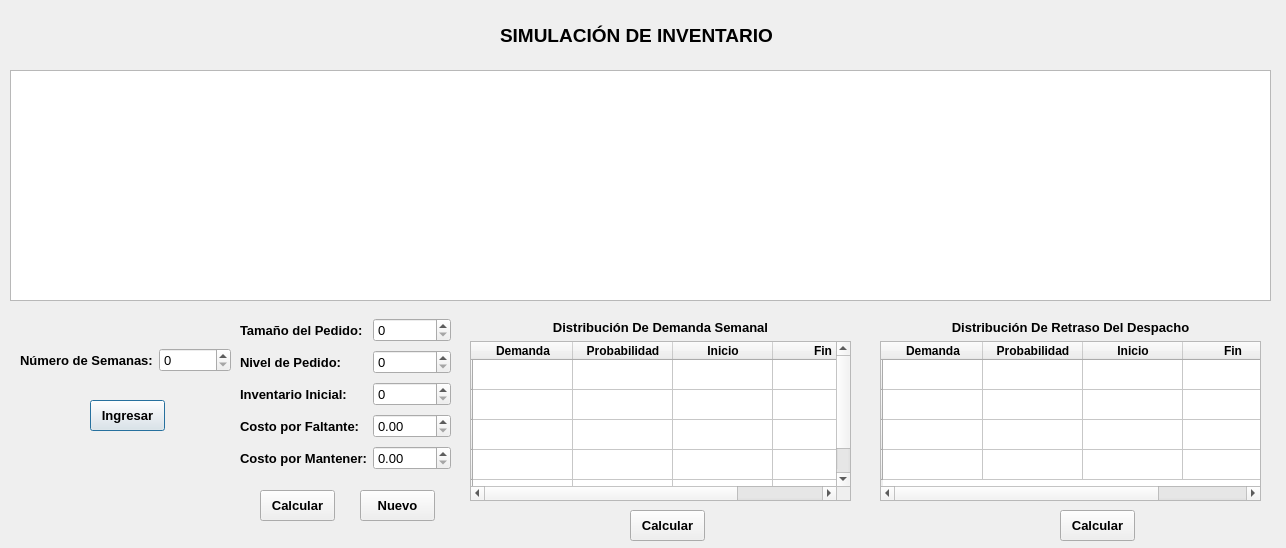
<?xml version="1.0" encoding="UTF-8"?>
<ui version="4.0">
 <class>Dialog</class>
 <widget class="QDialog" name="Dialog">
  <property name="geometry">
   <rect>
    <x>0</x>
    <y>0</y>
    <width>1286</width>
    <height>548</height>
   </rect>
  </property>
  <property name="windowTitle">
   <string>Inventario</string>
  </property>
  <widget class="QPushButton" name="btnIngresar">
   <property name="geometry">
    <rect>
     <x>90</x>
     <y>400</y>
     <width>75</width>
     <height>31</height>
    </rect>
   </property>
   <property name="font">
    <font>
     <pointsize>10</pointsize>
     <weight>75</weight>
     <bold>true</bold>
    </font>
   </property>
   <property name="text">
    <string>Ingresar</string>
   </property>
  </widget>
  <widget class="QPushButton" name="btnNuevo">
   <property name="geometry">
    <rect>
     <x>360</x>
     <y>490</y>
     <width>75</width>
     <height>31</height>
    </rect>
   </property>
   <property name="font">
    <font>
     <pointsize>10</pointsize>
     <weight>75</weight>
     <bold>true</bold>
    </font>
   </property>
   <property name="text">
    <string>Nuevo</string>
   </property>
  </widget>
  <widget class="QPushButton" name="btnDemanda">
   <property name="geometry">
    <rect>
     <x>630</x>
     <y>510</y>
     <width>75</width>
     <height>31</height>
    </rect>
   </property>
   <property name="font">
    <font>
     <pointsize>10</pointsize>
     <weight>75</weight>
     <bold>true</bold>
    </font>
   </property>
   <property name="text">
    <string>Calcular</string>
   </property>
  </widget>
  <widget class="QPushButton" name="btnRetraso">
   <property name="geometry">
    <rect>
     <x>1060</x>
     <y>510</y>
     <width>75</width>
     <height>31</height>
    </rect>
   </property>
   <property name="font">
    <font>
     <pointsize>10</pointsize>
     <weight>75</weight>
     <bold>true</bold>
    </font>
   </property>
   <property name="text">
    <string>Calcular</string>
   </property>
  </widget>
  <widget class="QWidget" name="layoutWidget">
   <property name="geometry">
    <rect>
     <x>240</x>
     <y>316</y>
     <width>211</width>
     <height>161</height>
    </rect>
   </property>
   <layout class="QGridLayout" name="gridLayout">
    <item row="0" column="0">
     <widget class="QLabel" name="label">
      <property name="font">
       <font>
        <pointsize>10</pointsize>
        <weight>75</weight>
        <bold>true</bold>
       </font>
      </property>
      <property name="text">
       <string>Tamaño del Pedido:</string>
      </property>
     </widget>
    </item>
    <item row="0" column="1">
     <widget class="QSpinBox" name="txtTamPedido">
      <property name="font">
       <font>
        <pointsize>10</pointsize>
       </font>
      </property>
     </widget>
    </item>
    <item row="1" column="0">
     <widget class="QLabel" name="label_2">
      <property name="font">
       <font>
        <pointsize>10</pointsize>
        <weight>75</weight>
        <bold>true</bold>
       </font>
      </property>
      <property name="text">
       <string>Nivel de Pedido:</string>
      </property>
     </widget>
    </item>
    <item row="1" column="1">
     <widget class="QSpinBox" name="txtNivelPedido">
      <property name="font">
       <font>
        <pointsize>10</pointsize>
       </font>
      </property>
     </widget>
    </item>
    <item row="2" column="0">
     <widget class="QLabel" name="label_3">
      <property name="font">
       <font>
        <pointsize>10</pointsize>
        <weight>75</weight>
        <bold>true</bold>
       </font>
      </property>
      <property name="text">
       <string>Inventario Inicial:</string>
      </property>
     </widget>
    </item>
    <item row="2" column="1">
     <widget class="QSpinBox" name="txtInvInicial">
      <property name="font">
       <font>
        <pointsize>10</pointsize>
       </font>
      </property>
     </widget>
    </item>
    <item row="3" column="0">
     <widget class="QLabel" name="label_5">
      <property name="font">
       <font>
        <pointsize>10</pointsize>
        <weight>75</weight>
        <bold>true</bold>
       </font>
      </property>
      <property name="text">
       <string>Costo por Faltante:</string>
      </property>
     </widget>
    </item>
    <item row="3" column="1">
     <widget class="QDoubleSpinBox" name="txtFaltante">
      <property name="font">
       <font>
        <pointsize>10</pointsize>
       </font>
      </property>
     </widget>
    </item>
    <item row="4" column="0">
     <widget class="QLabel" name="label_4">
      <property name="font">
       <font>
        <pointsize>10</pointsize>
        <weight>75</weight>
        <bold>true</bold>
       </font>
      </property>
      <property name="text">
       <string>Costo por Mantener:</string>
      </property>
     </widget>
    </item>
    <item row="4" column="1">
     <widget class="QDoubleSpinBox" name="txtCH">
      <property name="font">
       <font>
        <pointsize>10</pointsize>
       </font>
      </property>
     </widget>
    </item>
   </layout>
  </widget>
  <widget class="QWidget" name="layoutWidget_2">
   <property name="geometry">
    <rect>
     <x>880</x>
     <y>320</y>
     <width>381</width>
     <height>181</height>
    </rect>
   </property>
   <layout class="QGridLayout" name="gridLayout_4">
    <item row="1" column="0">
     <widget class="QTableWidget" name="tablaRetraso">
      <row>
       <property name="text">
        <string/>
       </property>
      </row>
      <row>
       <property name="text">
        <string/>
       </property>
      </row>
      <row>
       <property name="text">
        <string/>
       </property>
      </row>
      <row>
       <property name="text">
        <string/>
       </property>
      </row>
      <column>
       <property name="text">
        <string>Demanda</string>
       </property>
       <property name="font">
        <font>
         <pointsize>9</pointsize>
         <weight>75</weight>
         <bold>true</bold>
        </font>
       </property>
      </column>
      <column>
       <property name="text">
        <string>Probabilidad</string>
       </property>
       <property name="font">
        <font>
         <pointsize>9</pointsize>
         <weight>75</weight>
         <bold>true</bold>
        </font>
       </property>
      </column>
      <column>
       <property name="text">
        <string>Inicio</string>
       </property>
       <property name="font">
        <font>
         <pointsize>9</pointsize>
         <weight>75</weight>
         <bold>true</bold>
        </font>
       </property>
      </column>
      <column>
       <property name="text">
        <string>Fin</string>
       </property>
       <property name="font">
        <font>
         <pointsize>9</pointsize>
         <weight>75</weight>
         <bold>true</bold>
        </font>
       </property>
      </column>
     </widget>
    </item>
    <item row="0" column="0">
     <widget class="QLabel" name="label_8">
      <property name="font">
       <font>
        <pointsize>10</pointsize>
        <weight>75</weight>
        <bold>true</bold>
       </font>
      </property>
      <property name="text">
       <string>Distribución De Retraso Del Despacho</string>
      </property>
      <property name="alignment">
       <set>Qt::AlignCenter</set>
      </property>
     </widget>
    </item>
   </layout>
  </widget>
  <widget class="QPushButton" name="btnCalcular">
   <property name="geometry">
    <rect>
     <x>260</x>
     <y>490</y>
     <width>75</width>
     <height>31</height>
    </rect>
   </property>
   <property name="font">
    <font>
     <pointsize>10</pointsize>
     <weight>75</weight>
     <bold>true</bold>
    </font>
   </property>
   <property name="text">
    <string>Calcular</string>
   </property>
  </widget>
  <widget class="QWidget" name="layoutWidget_3">
   <property name="geometry">
    <rect>
     <x>20</x>
     <y>340</y>
     <width>211</width>
     <height>41</height>
    </rect>
   </property>
   <layout class="QGridLayout" name="gridLayout_3">
    <item row="0" column="0">
     <widget class="QLabel" name="label_6">
      <property name="font">
       <font>
        <pointsize>10</pointsize>
        <weight>75</weight>
        <bold>true</bold>
       </font>
      </property>
      <property name="text">
       <string>Número de Semanas:</string>
      </property>
     </widget>
    </item>
    <item row="0" column="1">
     <widget class="QSpinBox" name="txtSemanas">
      <property name="font">
       <font>
        <pointsize>10</pointsize>
        <weight>50</weight>
        <bold>false</bold>
       </font>
      </property>
     </widget>
    </item>
   </layout>
  </widget>
  <widget class="QTableWidget" name="tablaInventario">
   <property name="geometry">
    <rect>
     <x>10</x>
     <y>70</y>
     <width>1261</width>
     <height>231</height>
    </rect>
   </property>
  </widget>
  <widget class="QWidget" name="layoutWidget_4">
   <property name="geometry">
    <rect>
     <x>470</x>
     <y>320</y>
     <width>381</width>
     <height>181</height>
    </rect>
   </property>
   <layout class="QGridLayout" name="gridLayout_2">
    <item row="0" column="0">
     <widget class="QLabel" name="label_7">
      <property name="font">
       <font>
        <pointsize>10</pointsize>
        <weight>75</weight>
        <bold>true</bold>
       </font>
      </property>
      <property name="text">
       <string>Distribución De Demanda Semanal</string>
      </property>
      <property name="alignment">
       <set>Qt::AlignCenter</set>
      </property>
     </widget>
    </item>
    <item row="1" column="0">
     <widget class="QTableWidget" name="tablaDemanda">
      <row>
       <property name="text">
        <string/>
       </property>
      </row>
      <row>
       <property name="text">
        <string/>
       </property>
      </row>
      <row>
       <property name="text">
        <string/>
       </property>
      </row>
      <row>
       <property name="text">
        <string/>
       </property>
      </row>
      <row>
       <property name="text">
        <string/>
       </property>
      </row>
      <column>
       <property name="text">
        <string>Demanda</string>
       </property>
       <property name="font">
        <font>
         <pointsize>9</pointsize>
         <weight>75</weight>
         <bold>true</bold>
        </font>
       </property>
      </column>
      <column>
       <property name="text">
        <string>Probabilidad</string>
       </property>
       <property name="font">
        <font>
         <pointsize>9</pointsize>
         <weight>75</weight>
         <bold>true</bold>
        </font>
       </property>
      </column>
      <column>
       <property name="text">
        <string>Inicio</string>
       </property>
       <property name="font">
        <font>
         <pointsize>9</pointsize>
         <weight>75</weight>
         <bold>true</bold>
        </font>
       </property>
      </column>
      <column>
       <property name="text">
        <string>Fin</string>
       </property>
       <property name="font">
        <font>
         <pointsize>9</pointsize>
         <weight>75</weight>
         <bold>true</bold>
        </font>
       </property>
      </column>
     </widget>
    </item>
   </layout>
  </widget>
  <widget class="QLabel" name="label_9">
   <property name="geometry">
    <rect>
     <x>500</x>
     <y>20</y>
     <width>321</width>
     <height>31</height>
    </rect>
   </property>
   <property name="font">
    <font>
     <pointsize>14</pointsize>
     <weight>75</weight>
     <bold>true</bold>
    </font>
   </property>
   <property name="text">
    <string>SIMULACIÓN DE INVENTARIO</string>
   </property>
  </widget>
 </widget>
 <resources/>
 <connections/>
</ui>
